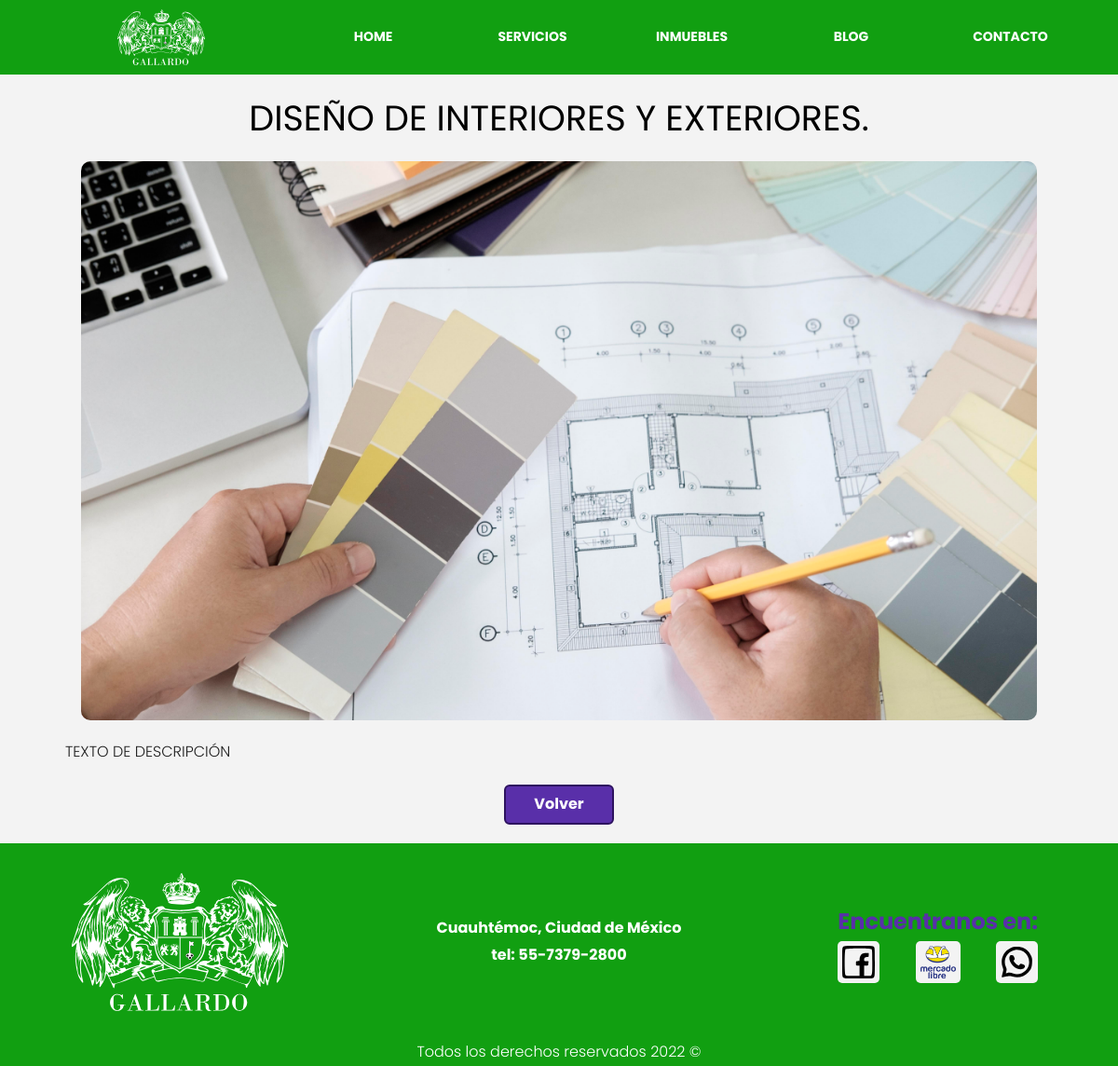
Screenshot of /servicio?id=2 with the database file from the repository.
### tables this page shows
CREATE TABLE `servicios` (
  `id` int NOT NULL,
  `titulo` varchar(45) DEFAULT NULL,
  `descripcion` longtext,
  `imagen` varchar(200) DEFAULT NULL,
  PRIMARY KEY (`id`)
);

### controllers/PaginasController.php (called while the page is built, shortened)
<?php
require_once '../models/Servicio.php';
class PaginasController{
    public static function servicio(Router $router){
        $id = validarORedireccionar('/servicios');
        $servicio = Servicio::find($id);
        $router->view('/paginas/servicio',[
            'servicio'=>$servicio
        ]);
    }
}

### public/index.php (called while the page is built, shortened)
<?php
    $router = new Router();
    $router->get('/admin',[HouseController::class,'index']);
    $router->post('/admin',[HouseController::class,'index']);
    $router->get('/admin/propiedades/create',[HouseController::class,'createHouse']);
    $router->post('/admin/propiedades/create',[HouseController::class,'createHouse']);
    $router->get('/admin/propiedades/update',[HouseController::class,'updateHouse']);
    $router->post('/admin/propiedades/update',[HouseController::class,'updateHouse']);
    $router->post('/admin/propiedades/delete',[HouseController::class,'deleteHouse']);
    $router->post('/admin/propiedades/deleteFotos',[HouseController::class,'deleteFotos']);
    $router->get('/admin/propiedades/info',[HouseController::class,'infoHouse']);
    $router->get('/admin/propiedades/date',[HouseController::class,'dateHouse']);
    $router->post('/admin/propiedades/date',[HouseController::class,'dateHouse']);
    $router->get('/admin/propiedades/sell',[HouseController::class,'sellHouse']);
    $router->post('/admin/propiedades/sell',[HouseController::class,'sellHouse']);
    $router->get('/admin/agentes',[AgentController::class,'agents']);
    $router->get('/admin/agentes/create',[AgentController::class,'createAgent']);
    $router->post('/admin/agentes/create',[AgentController::class,'createAgent']);
    $router->get('/admin/agentes/update',[AgentController::class,'updateAgent']);
    $router->post('/admin/agentes/update',[AgentController::class,'updateAgent']);
    $router->post('/admin/agentes/delete',[AgentController::class,'deleteAgent']);
    $router->get('/admin/vendedores',[SellerController::class,'sellers']);
    $router->get('/admin/vendedores/create',[SellerController::class,'createSeller']);
    $router->post('/admin/vendedores/create',[SellerController::class,'createSeller']);
    $router->get('/admin/vendedores/update',[SellerController::class,'updateSeller']);
    $router->post('/admin/vendedores/update',[SellerController::class,'updateSeller']);
    $router->post('/admin/vendedores/delete',[SellerController::class,'deleteSeller']);
    $router->get('/admin/ventas',[AdminController::class,'money']);
    $router->get('/admin/agenda',[AdminController::class,'dates']);
    $router->post('/admin/agenda',[AdminController::class,'dates']);
    $router->get('/excel',[AdminController::class,'excel']);
    $router->get('/',[PaginasController::class,'index']);
    $router->get('/servicios',[PaginasController::class,'servicios']);
    $router->get('/casas',[PaginasController::class,'casas']);
    $router->get('/departamentos',[PaginasController::class,'departamentos']);
    $router->get('/terrenos',[PaginasController::class,'terrenos']);
    $router->get('/comercial',[PaginasController::class,'comercial']);
    $router->get('/blog',[PaginasController::class,'blog']);
    $router->get('/servicio',[PaginasController::class,'servicio']);
    $router->get('/entrada',[PaginasController::class,'entrada']);
    $router->get('/casa',[PaginasController::class,'infoPropiedad']);
    $router->get('/departamento',[PaginasController::class,'infoPropiedad']);
    $router->get('/terreno',[PaginasController::class,'infoPropiedad']);
    $router->get('/negocio',[PaginasController::class,'infoPropiedad']);
    $router->get('/contacto',[PaginasController::class,'contacto']);
    $router->post('/contacto',[PaginasController::class,'contacto']);
    $router->get('/login',[LoginController::class,'login']);
    $router->post('/login',[LoginController::class,'login']);
    $router->get('/crear',[LoginController::class,'crear']);
    $router->get('/logout',[LoginController::class,'logout']);
    $router->get('/olvide',[LoginController::class,'olvide']);
    $router->post('/olvide',[LoginController::class,'olvide']);
    $router->get('/recuperar',[LoginController::class,'recuperar']);
    $router->post('/recuperar',[LoginController::class,'recuperar']);
    $router->get('/confirmar-cuenta',[LoginController::class,'confirmar']);
    $router->comprobarRutas();

### includes/funciones.php (called while the page is built, shortened)
<?php
function s($html){
    $s=htmlspecialchars($html);
    return $s;
}
function validarORedireccionar(string $url){
    $id = $_GET['id'];
    $id=filter_var($id,FILTER_VALIDATE_INT);
    return $id;
}

### models/ActiveRecord.php (called while the page is built, shortened)
<?php
class activeRecord{
    protected static $db;
    protected static $tabla='';
    public static function setDB($database){
        self::$db=$database;
    }
    public static function find($id){
        $query = "SELECT * FROM ". static::$tabla ." WHERE id=${id}";
        $resultado=self::consultarSQL($query);
        return array_shift($resultado);
    }
    public static function consultarSQL($query){
        $resultado = self::$db->query($query);
        $array = [];
        while ($registro=$resultado->fetch_assoc()) {
            $array[]=static::crearObjeto($registro);
        }
        return $array;
    }
    protected static function crearObjeto($registro){
        $objeto = new static;
        foreach ($registro as $key => $value) {
            if(property_exists($objeto,$key)){
                $objeto->$key = $value;
            }
        }
        return $objeto;
    }
}

### views/paginas/servicio.php (the view)
<main class="contenedor">
    <div class="info-servicio">
        <h1> <?php echo $servicio->titulo; ?></h1>
        <picture class="imagen-servicio">
            <img loading="lazy" src="/build/img/<?php echo s($servicio->imagen); ?>" alt="<?php echo "Imagen Servicio ".$servicio->id; ?>">
        </picture>
        <p class="texto-servicio">
            <?php echo $servicio->descripcion; ?>
        </p>
        <a href="/servicios" class="boton-morado boton">Volver</a>
    </div>
</main>

### public/build/css/app.css (style rules this page uses)
html { line-height:1.15;-webkit-text-size-adjust:100% }
body { margin:0 }
main { display:block }
h1 { font-size:2em;margin:.67em 0 }
a { background-color:transparent }
img { border-style:none }
html { font-size:62.5%;box-sizing:border-box }
*,:after,:before { box-sizing:inherit }
body { font-family:Poppins,sans-serif;font-size:1.6rem;line-height:1.8;background-color:#f3f3f3 }
p { color:#1e1e1e;font-size:1.6rem;text-align:justify;font-weight:300 }
.contenedor { width:95%;max-width:130rem;margin:0 auto }
a { text-decoration:none }
img,picture { width:100%;display:block }
h1,h2,h3 { font-family:Poppins,sans-serif;margin:1.25rem 0;font-weight:400;text-align:center }
h1 { font-size:3.8rem }
.imagen-blog,.imagen-servicio { width:95%;margin:auto;border-radius:1rem }
.imagen-blog img,.imagen-servicio img { border-radius:1rem;height:30rem;width:100%;-o-object-fit:cover;object-fit:cover }
@media (min-width:768px) { .imagen-blog,.imagen-servicio { width:90% } }
@media (min-width:768px) { .imagen-blog img,.imagen-servicio img { height:60rem } }
.info-servicio { display:flex;flex-direction:column;margin-bottom:2rem }
.info-servicio h1 { text-transform:uppercase }
.info-servicio .texto-servicio { margin:2rem 4rem }
.info-servicio .boton { display:inline-block;margin:0 auto;padding:.5rem 3rem }
a,a:focus,a:hover { color:#fff;text-decoration:none;transition:all .5s }
.boton-morado { text-decoration:none;padding:.5rem 1rem;font-weight:700;font-size:1.6rem;text-align:center;color:#fff!important;background-color:#592fa9;border-radius:6px;border:2px solid #2d125f;transition:all .6s ease }

### rows the page displays
servicios: titulo "DISEÑO DE INTERIORES Y EXTERIORES.", imagen (picture), descripcion "TEXTO DE DESCRIPCIÓN"
